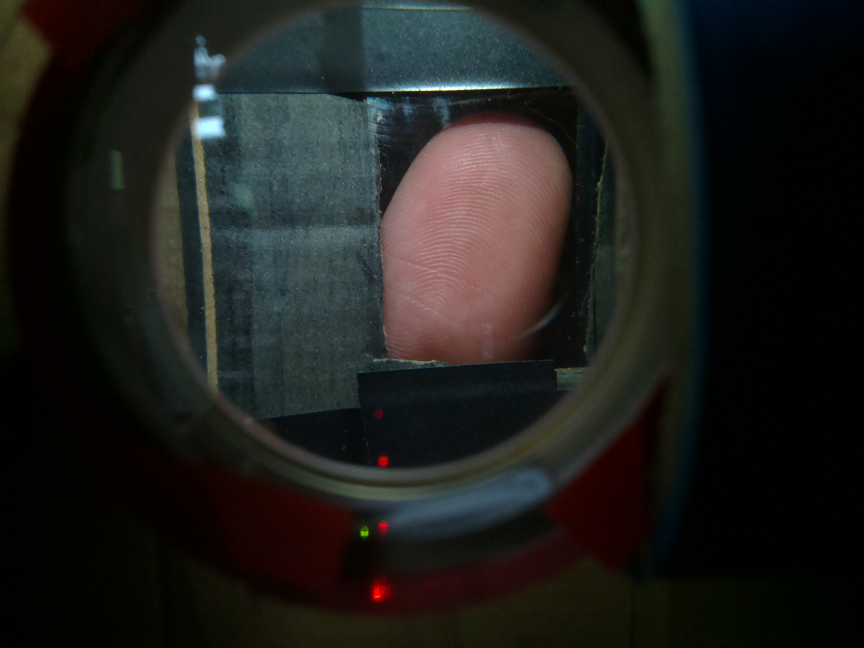
#> input picture misha1.jpg, 2592 x 1944 px (shown at 1/3 size)
$ python main.py
#> lines starting #> are read from the running program, lines starting #| are printed output that depends on the picture; after the words box and inside, x2 and y2 are one past the last pixel; in counts of white or black regions, pixels touching at a corner belong together
### ImageEditor.py
import cv2
from TemplateDeleter import TemplateDeleter
from config import crop_params


class ImageEditor:
    def __init__(self, name):
#> called with name = 'misha1.jpg'
        self.img = cv2.imread(name, 0)
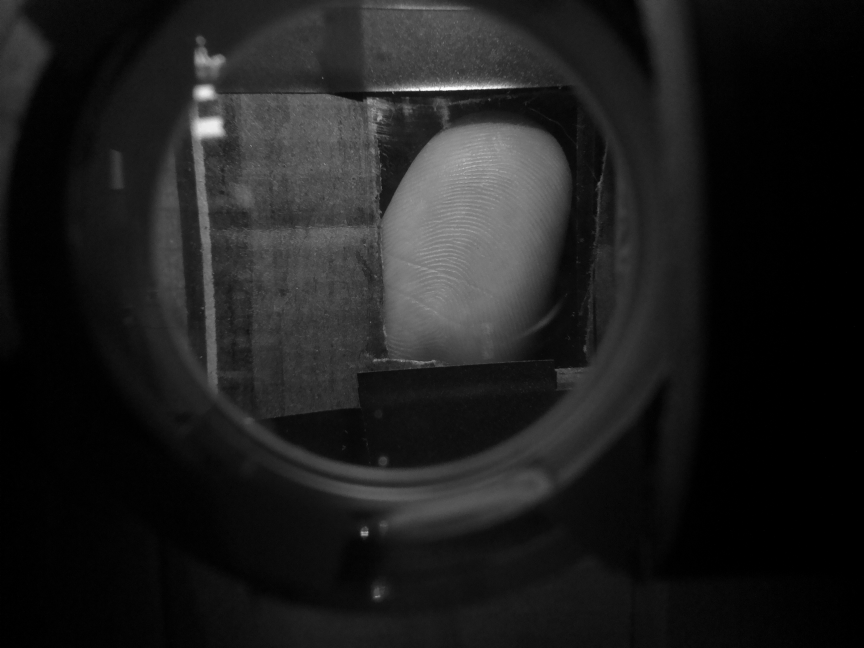
#> self.img: shape (1944, 2592) (shown at 1/3 size); min 0, max 254, mean 30.4

    def crop(self, params):
#> called with params = (300, 1000, 1130, 1730)
        self.img = self.img[params[0]:params[1], params[2]:params[3]]
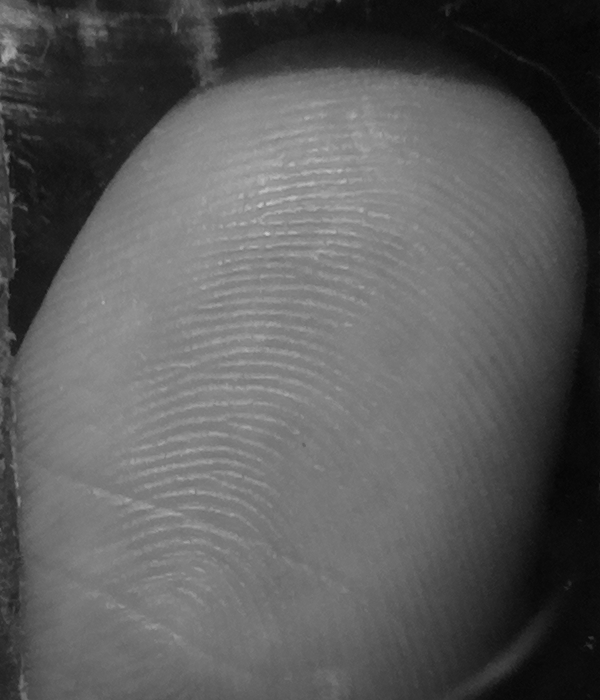
#> self.img: shape (700, 600); min 5, max 200, mean 91.4

    def left_only_black_and_white(self):
        self.img = cv2.medianBlur(self.img, 5)
        self.img = cv2.adaptiveThreshold(self.img, 255, cv2.ADAPTIVE_THRESH_GAUSSIAN_C, cv2.THRESH_BINARY, 21, 1)
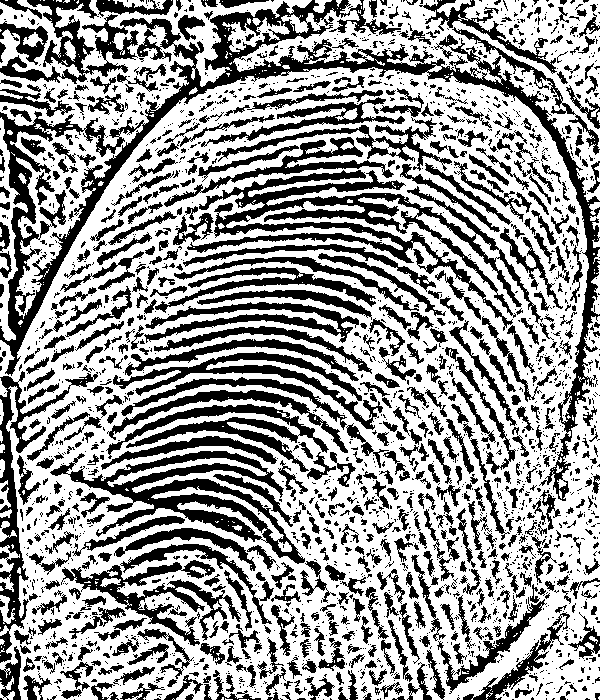
#> self.img: shape (700, 600); 60.7% white; 2180 black regions (1503 under 20 px), largest, box (x1, y1, x2, y2) and area: (0, 0, 600, 501) 26404, (187, 170, 543, 331) 11220, (50, 451, 305, 564) 7370

    def get_finger_scan(self, need_to_show):
        self.crop(crop_params)
        self.left_only_black_and_white()
        if need_to_show:
            cv2.imshow("finger_scan", self.img)
            cv2.waitKey()

    # [23 lines left out: functions make_skeleton, change_pixels, change_pixels_back, not called in this run]

### Facade.py
from ImageEditor import *
from SpecialPointsFinder import *


class Facade:
    def __init__(self, image_name):
        self.img_name = image_name
        self.img_editor = ImageEditor(image_name)
        self.got_scan = False

    def get_finger_scan(self, need_to_show=True):   # Выводит изображение отпечатка на экран
        self.img_editor.get_finger_scan(need_to_show)
        self.got_scan = True

    def write_finger_scan(self, filename):   # Записывает отпечаток в файл
        if not self.got_scan:
            self.get_finger_scan(False)
        cv2.imwrite(filename, self.img_editor.img)

    def get_points(self):
        self.img_editor.make_skeleton()
        return SpecialPointsFinder.findSpecialPoint(self.img_editor.img)


# [12 lines left out: function CompareFingerScans, not called in this run]

### main.py
from Facade import *


def CalibreCropping(filename):
    lol = Facade(filename)
    lol.img_editor.crop(crop_params)
    cv2.imshow("lol", lol.img_editor.img)
    cv2.waitKey()


# CalibreCropping("misha1.jpg")

lol1 = Facade("misha1.jpg")
# lol2 = Facade("v-26.jpg")

lol1.write_finger_scan("lol81.jpg")
# lol2.write_finger_scan("lol73.jpg")

# print(CompareFingerScans(lol1, lol2))
